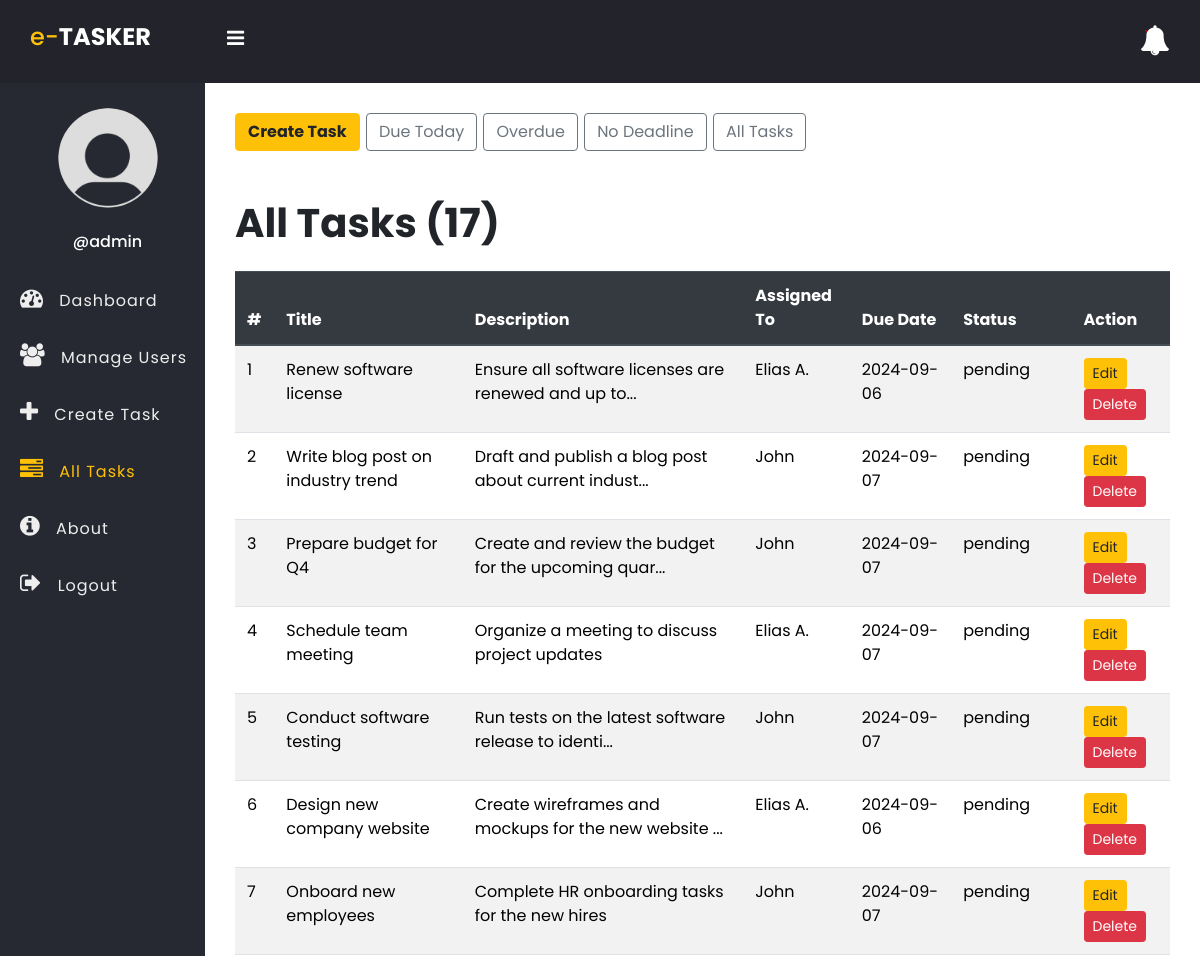
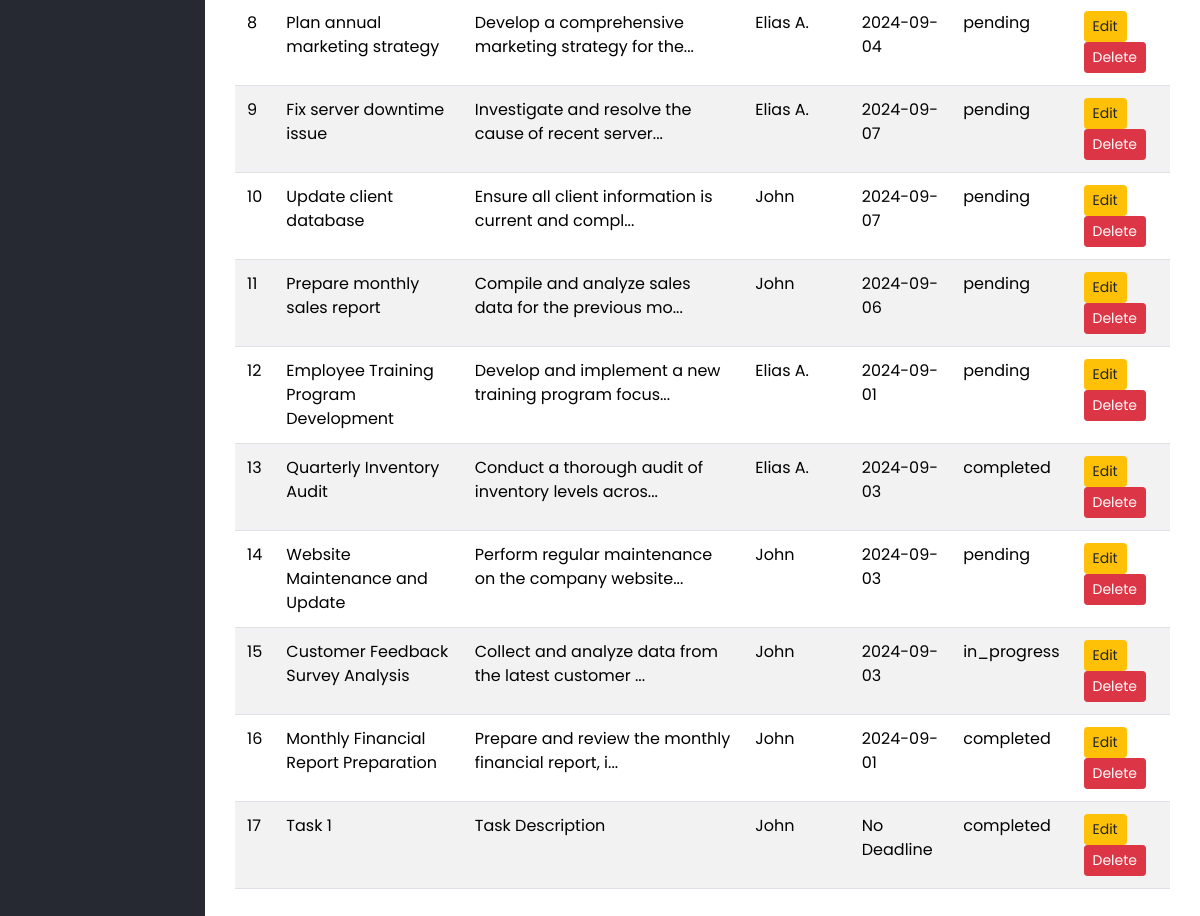
Screenshot of /tasks.php (signed in) with the database file from the repository (2 pictures, top to bottom).
### tables this page shows
CREATE TABLE `tasks` (
  `id` int(11) NOT NULL,
  `title` varchar(100) NOT NULL,
  `description` text DEFAULT NULL,
  `assigned_to` int(11) DEFAULT NULL,
  `due_date` date DEFAULT NULL,
  `status` enum('pending','in_progress','completed') DEFAULT 'pending',
  `created_at` timestamp NOT NULL DEFAULT current_timestamp()
);

CREATE TABLE `users` (
  `id` int(11) NOT NULL,
  `full_name` varchar(50) NOT NULL,
  `username` varchar(50) NOT NULL,
  `password` varchar(255) NOT NULL,
  `role` enum('admin','employee') NOT NULL,
  `created_at` timestamp NOT NULL DEFAULT current_timestamp()
);

### app/Model/Task.php (called while the page is built, shortened)
<?php
function get_all_tasks($conn){
	$sql = "SELECT * FROM tasks ORDER BY id DESC";
	$stmt = $conn->prepare($sql);
	$stmt->execute([]);
	if($stmt->rowCount() > 0){
		$tasks = $stmt->fetchAll();
	}else $tasks = 0;
	return $tasks;
}
function count_tasks($conn){
	$sql = "SELECT id FROM tasks";
	$stmt = $conn->prepare($sql);
	$stmt->execute([]);
	return $stmt->rowCount();
}

### app/Model/User.php (called while the page is built, shortened)
<?php
function get_all_users($conn){
	$sql = "SELECT * FROM users WHERE role =? ";
	$stmt = $conn->prepare($sql);
	$stmt->execute(["employee"]);
	if($stmt->rowCount() > 0){
		$users = $stmt->fetchAll();
	}else $users = 0;
	return $users;
}

### tasks.php (the view, shortened to what this page needs)
<?php
if (isset($_SESSION['role']) && isset($_SESSION['id']) && $_SESSION['role'] == "admin") {
	include "DB_connection.php";
	include "app/Model/Task.php";
	include "app/Model/User.php";
	$text = "All Tasks";
	if (isset($_GET['due_date']) &&  $_GET['due_date'] == "Due Today") {
		$text = "Due Today";
		$tasks = get_all_tasks_due_today($conn);
		$num_task = count_tasks_due_today($conn);
	} else if (isset($_GET['due_date']) &&  $_GET['due_date'] == "Overdue") {
		$text = "Overdue";
		$tasks = get_all_tasks_overdue($conn);
		$num_task = count_tasks_overdue($conn);
	} else if (isset($_GET['due_date']) &&  $_GET['due_date'] == "No Deadline") {
		$text = "No Deadline";
		$tasks = get_all_tasks_NoDeadline($conn);
		$num_task = count_tasks_NoDeadline($conn);
	} else {
		$tasks = get_all_tasks($conn);
		$num_task = count_tasks($conn);
	}
	$users = get_all_users($conn);
?>
	<!DOCTYPE html>
	<html>
	<head>
		<link rel="stylesheet" href="https://stackpath.bootstrapcdn.com/font-awesome/4.7.0/css/font-awesome.min.css">
		<link rel="stylesheet" href="https://cdn.jsdelivr.net/npm/bootstrap@5.3.3/dist/css/bootstrap.min.css">
		<link rel="stylesheet" href="css/style.css">
		<link rel="stylesheet" href="css/font.css">
	</head>
	<body>
		<?php include "inc/header.php" ?>
		<div class="body">
			<?php include "inc/nav.php" ?>
			<section class="section-1 bg-white">
				<h4 class="mb-3">
					<a href="create_task.php" class="btn btn-warning fw-bold">Create Task</a>
					<a href="tasks.php?due_date=Due Today" class="btn btn-outline-secondary">Due Today</a>
					<a href="tasks.php?due_date=Overdue" class="btn btn-outline-secondary">Overdue</a>
					<a href="tasks.php?due_date=No Deadline" class="btn btn-outline-secondary">No Deadline</a>
					<a href="tasks.php" class="btn btn-outline-secondary">All Tasks</a>
				</h4>
				<h4 class="h1 fw-bold mt-5 mb-4"><?= $text ?> (<?= $num_task ?>)</h4>
				<?php if ($tasks != 0) { ?>
					<table class="table table-striped">
						<thead class="thead-dark">
							<tr>
								<th>#</th>
								<th>Title</th>
								<th style="width: 30%;">Description</th>
								<th>Assigned To</th>
								<th>Due Date</th>
								<th>Status</th>
								<th>Action</th>
							</tr>
						</thead>
						<tbody>
							<?php $i = 0;
							foreach ($tasks as $task) { ?>
								<tr>
									<td><?= ++$i ?></td>
									<td><?= $task['title'] ?></td>
									<td><?= strlen($task['description']) > 50 ? substr($task['description'], 0, 50) . '...' : $task['description'] ?></td>
									<td>
										<?php
										foreach ($users as $user) {
											if ($user['id'] == $task['assigned_to']) {
												echo $user['full_name'];
											}
										} ?>
									</td>
									<td><?php if ($task['due_date'] == "") echo "No Deadline";
										else echo $task['due_date'];
										?></td>
									<td><?= $task['status'] ?></td>
									<td>
										<a href="edit-task.php?id=<?= $task['id'] ?>" class="btn btn-warning btn-sm">Edit</a>
										<a href="delete-task.php?id=<?= $task['id'] ?>" class="btn btn-danger btn-sm">Delete</a>
									</td>
								</tr>
							<?php	} ?>
						</tbody>
					</table>
				<?php  } ?>
			</section>
		</div>
	</body>
	</html>
<?php } else {
	$em = "First login";
	header("Location: login.php?error=$em");
	exit();
}
?>

### inc/header.php (shortened to what this page needs)
<link rel="stylesheet" href="css/font.css">
<link rel="stylesheet" href="https://stackpath.bootstrapcdn.com/bootstrap/4.5.2/css/bootstrap.min.css">
<header class="header">
	<h2 class="h4 mt-2"><span class="text-warning">e-</span><strong class="text-white">TASKER</strong>
		<label for="checkbox">
			<i id="navbtn" class="fa fa-bars" aria-hidden="true"></i>
		</label>
	</h2>
	<span class="notification z-3" id="notificationBtn">
		<i class="fa fa-bell" aria-hidden="true"></i>
		<span id="notificationNum"></span>
	</span>
</header>

### inc/nav.php
<link rel="stylesheet" href="css/font.css">
<nav class="side-bar">
	<div class="user-p">
		<img src="img/user.png">
		<h6 class="text-white mt-4">@<?= $_SESSION['username'] ?></h6>
	</div>
	<?php
	if ($_SESSION['role'] == "employee") {
	?>
		<ul id="navList" class="pl-0">
			<li>
				<a href="index.php">
					<i class="fa fa-tachometer" aria-hidden="true"></i>
					<span>Dashboard</span>
				</a>
			</li>
			<li>
				<a href="my_task.php">
					<i class="fa fa-tasks" aria-hidden="true"></i>
					<span>My Task</span>
				</a>
			</li>
			<li>
				<a href="profile.php">
					<i class="fa fa-user" aria-hidden="true"></i>
					<span>Profile</span>
				</a>
			</li>
			<li>
				<a href="notifications.php">
					<i class="fa fa-bell" aria-hidden="true"></i>
					<span>Notifications</span>
				</a>
			</li>
			<li>
				<a href="about.php">
					<i class="fa fa-info-circle" aria-hidden="true"></i>
					<span>About</span>
				</a>
			</li>
			<li>
				<a href="logout.php">
					<i class="fa fa-sign-out" aria-hidden="true"></i>
					<span>Logout</span>
				</a>
			</li>
		</ul>
	<?php } else { ?>
		<ul id="navList" class="pl-0">
			<li>
				<a href=" index.php">
					<i class="fa fa-tachometer" aria-hidden="true"></i>
					<span>Dashboard</span>
				</a>
			</li>
			<li>
				<a href="user.php">
					<i class="fa fa-users" aria-hidden="true"></i>
					<span>Manage Users</span>
				</a>
			</li>
			<li>
				<a href="create_task.php">
					<i class="fa fa-plus" aria-hidden="true"></i>
					<span>Create Task</span>
				</a>
			</li>
			<li>
				<a href="tasks.php">
					<i class="fa fa-tasks" aria-hidden="true"></i>
					<span>All Tasks</span>
				</a>
			</li>
			<li>
				<a href="about.php">
					<i class="fa fa-info-circle" aria-hidden="true"></i>
					<span>About</span>
				</a>
			</li>
			<li>
				<a href="logout.php">
					<i class="fa fa-sign-out" aria-hidden="true"></i>
					<span>Logout</span>
				</a>
			</li>
		</ul>
	<?php } ?>
</nav>

### css/style.css (style rules this page uses)
* { padding: 0; margin: 0; box-sizing: border-box; font-family: arial, sans-serif; }
.header { display: flex; justify-content: space-between; align-items: center; padding: 15px 30px; background: #23242b; color: #fff; }
.header i { font-size: 30px; cursor: pointer; color: #fff; }
.header .notification { position: relative; cursor: pointer; }
.header .notification span { position: absolute; top: 5px; left: 5px; background: #c80000; padding: 1px; border-radius: 50%; }
.user-p { text-align: center; padding-left: 10px; padding-top: 25px; }
.user-p img { width: 100px; border-radius: 50%; }
.side-bar { width: 250px; background: #262931; min-height: 100vh; transition: 500ms width; }
.body { display: flex; }
.side-bar ul { margin-top: 20px; list-style: none; }
.side-bar ul li { font-size: 16px; padding: 15px 0px; padding-left: 20px; transition: 500ms background; white-space: nowrap; overflow: hidden; text-overflow: ellipsis; }
.side-bar ul li a { text-decoration: none; color: #eee; cursor: pointer; letter-spacing: 1px; }
.side-bar .active a { color: #ffc107 !important; }
.side-bar .active a i { color: #ffc107 !important; }
.side-bar ul li a i { display: inline-block; padding-right: 10px; font-size: 23px; }
#navbtn { display: inline-block; margin-left: 70px; font-size: 20px; transition: 500ms color; }
.section-1 { padding: 30px; }
.section-1 { width: 100%; background: #ffe; }

### rows the page displays
tasks: title "Renew software license", description "Ensure all software licenses are renewed and up to", due_date "2024-09-06", status "pending"
users: full_name "Elias A."
tasks: title "Write blog post on industry trend", description "Draft and publish a blog post about current indust", due_date "2024-09-07", status "pending"
users: full_name "John"
tasks: title "Prepare budget for Q4", description "Create and review the budget for the upcoming quar", due_date "2024-09-07", status "pending"
tasks: title "Schedule team meeting", description "Organize a meeting to discuss project updates", due_date "2024-09-07", status "pending"
tasks: title "Conduct software testing", description "Run tests on the latest software release to identi", due_date "2024-09-07", status "pending"
tasks: title "Design new company website", description "Create wireframes and mockups for the new website", due_date "2024-09-06", status "pending"
tasks: title "Onboard new employees", description "Complete HR onboarding tasks for the new hires", due_date "2024-09-07", status "pending"
tasks: title "Plan annual marketing strategy", description "Develop a comprehensive marketing strategy for the", due_date "2024-09-04", status "pending"
tasks: title "Fix server downtime issue", description "Investigate and resolve the cause of recent server", due_date "2024-09-07", status "pending"
tasks: title "Update client database", description "Ensure all client information is current and compl", due_date "2024-09-07", status "pending"
tasks: title "Prepare monthly sales report", description "Compile and analyze sales data for the previous mo", due_date "2024-09-06", status "pending"
tasks: title "Employee Training Program Development", description "Develop and implement a new training program focus", due_date "2024-09-01", status "pending"
tasks: title "Quarterly Inventory Audit", description "Conduct a thorough audit of inventory levels acros", due_date "2024-09-03", status "completed"
tasks: title "Website Maintenance and Update", description "Perform regular maintenance on the company website", due_date "2024-09-03", status "pending"
tasks: title "Customer Feedback Survey Analysis", description "Collect and analyze data from the latest customer", due_date "2024-09-03", status "in_progress"
tasks: title "Monthly Financial Report Preparation", description "Prepare and review the monthly financial report, i", due_date "2024-09-01", status "completed"
tasks: title "Task 1", description "Task Description", shows "No Deadline", status "completed"

### other values shown
$_SESSION['username'] "admin"
$text "All Tasks"
$num_task "17"
